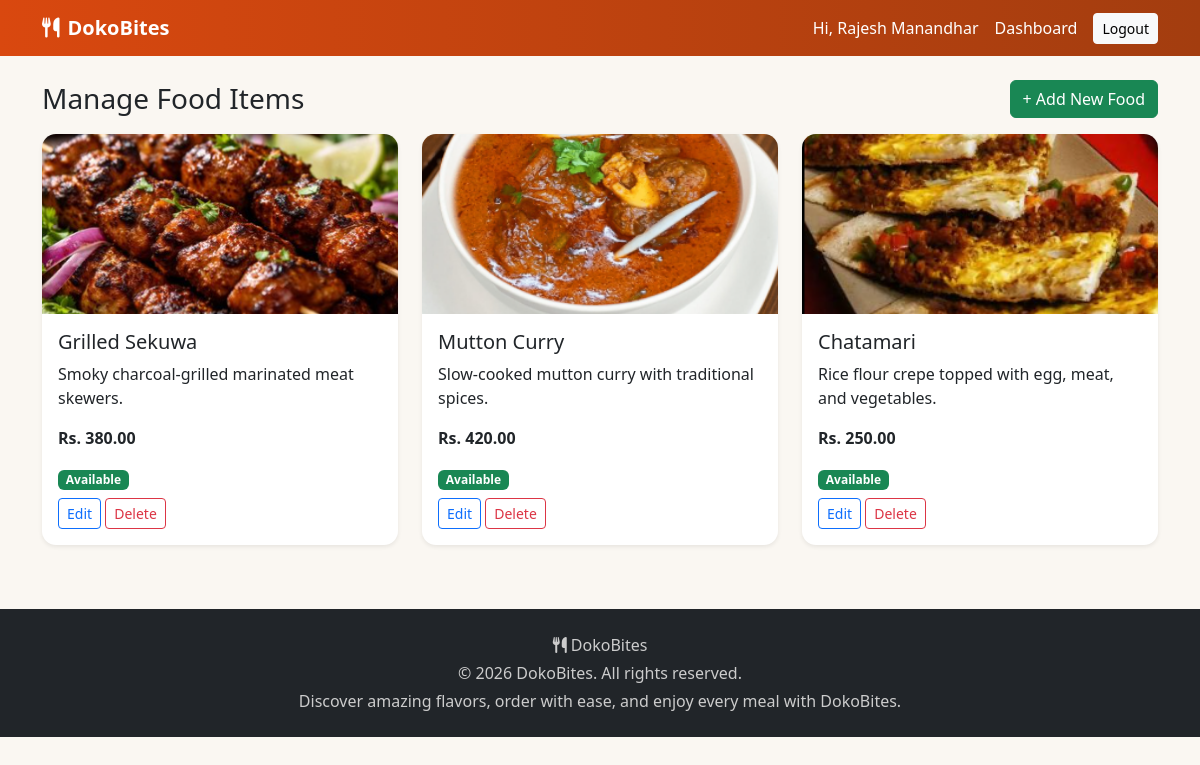
Screenshot of /restaurant/manage_foods.php (signed in) with the database file from the repository.
### tables this page shows
CREATE TABLE `foods` (
    `id` INT UNSIGNED NOT NULL AUTO_INCREMENT,
    `restaurant_id` INT UNSIGNED NOT NULL,
    `name` VARCHAR(150) NOT NULL,
    `description` TEXT NULL,
    `price` DECIMAL(10,2) NOT NULL,
    `image` VARCHAR(255) NULL DEFAULT NULL,
    `status` ENUM('available', 'unavailable') NOT NULL DEFAULT 'available',
    `created_at` TIMESTAMP NOT NULL DEFAULT CURRENT_TIMESTAMP,
    PRIMARY KEY (`id`),
    KEY `idx_foods_restaurant_id` (`restaurant_id`),
    KEY `idx_foods_status` (`status`),
    CONSTRAINT `fk_foods_restaurant`
        FOREIGN KEY (`restaurant_id`) REFERENCES `restaurants` (`id`)
        ON DELETE CASCADE ON UPDATE CASCADE
);

### restaurant/manage_foods.php (the view, shortened to what this page needs)
<?php
include '../includes/db.php';
$user_id = $_SESSION['user_id'];
$stmt = $conn->prepare("SELECT id FROM restaurants WHERE user_id = ?");
$stmt->bind_param("i", $user_id);
$stmt->execute();
$restaurant = $stmt->get_result()->fetch_assoc();
$restaurant_id = $restaurant['id'];
$foods = $conn->prepare("SELECT * FROM foods WHERE restaurant_id = ? ORDER BY created_at DESC");
$foods->bind_param("i", $restaurant_id);
$foods->execute();
$foodList = $foods->get_result();
include '../includes/header.php';
?>
<div class="container mt-4">
    <div class="d-flex justify-content-between align-items-center mb-3">
        <h3 class="mb-0">Manage Food Items</h3>
        <a href="add_food.php" class="btn btn-success">+ Add New Food</a>
    </div>
    <div class="row">
        <?php while ($food = $foodList->fetch_assoc()): ?>
            <div class="col-md-4 mb-3">
                <div class="card h-100 shadow-sm">
                    <?php if ($food['image']): ?>
                        <img src="../assets/uploads/<?php echo htmlspecialchars($food['image']); ?>" class="card-img-top" style="height:180px; object-fit:cover;">
                    <?php else: ?>
                        <div class="bg-secondary bg-opacity-10 d-flex align-items-center justify-content-center" style="height:180px;">
                            <i class="fa-solid fa-utensils fa-2x text-secondary"></i>
                        </div>
                    <?php endif; ?>
                    <div class="card-body">
                        <h5 class="card-title"><?php echo htmlspecialchars($food['name']); ?></h5>
                        <p class="card-text"><?php echo htmlspecialchars($food['description']); ?></p>
                        <p class="fw-bold">Rs. <?php echo number_format($food['price'], 2); ?></p>
                        <span class="badge bg-<?php echo $food['status'] === 'available' ? 'success' : 'secondary'; ?>">
                            <?php echo ucfirst($food['status']); ?>
                        </span>
                        <div class="mt-2">
                            <a href="edit_food.php?id=<?php echo $food['id']; ?>" class="btn btn-sm btn-outline-primary">Edit</a>
                            <a href="manage_foods.php?delete=<?php echo $food['id']; ?>"
                               class="btn btn-sm btn-outline-danger"
                               onclick="return confirm('Delete this food item?');">Delete</a>
                        </div>
                    </div>
                </div>
            </div>
        <?php endwhile; ?>
    </div>
</div>
<?php include '../includes/footer.php'; ?>

### assets/css/style.css (style rules this page uses)
:root { --primary: #d9480f; --primary-dark: #a33d0f; --accent: #fff4e6; --dark: #212529; --ink: #2e2422; }
body { background-color: #faf7f2; font-family: 'Segoe UI', Roboto, sans-serif; }
.card { border: none; border-radius: 14px; transition: transform 0.2s ease, box-shadow 0.2s ease; }
.card-img-top { border-top-left-radius: 14px; border-top-right-radius: 14px; }

### rows the page displays
foods: image (picture), name "Grilled Sekuwa", description "Smoky charcoal-grilled marinated meat skewers.", price "380.00", status "Available"
foods: image (picture), name "Mutton Curry", description "Slow-cooked mutton curry with traditional spices.", price "420.00", status "Available"
foods: image (picture), name "Chatamari", description "Rice flour crepe topped with egg, meat, and vegetables.", price "250.00", status "Available"

### other values shown
$_SESSION['name'] "Rajesh Manandhar"
